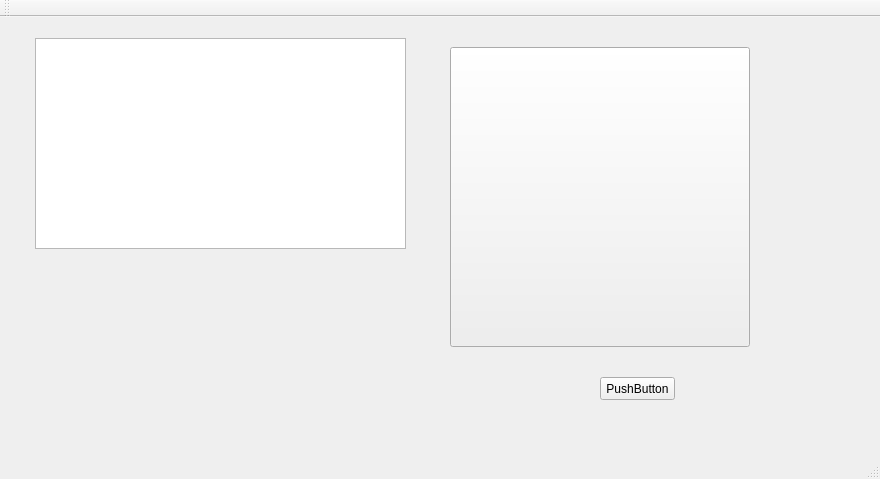
<?xml version="1.0" encoding="UTF-8"?>
<ui version="4.0">
 <class>MainWindow</class>
 <widget class="QMainWindow" name="MainWindow">
  <property name="geometry">
   <rect>
    <x>0</x>
    <y>0</y>
    <width>880</width>
    <height>479</height>
   </rect>
  </property>
  <property name="windowTitle">
   <string>MainWindow</string>
  </property>
  <widget class="QWidget" name="centralWidget">
   <widget class="QTableWidget" name="tableWidget">
    <property name="geometry">
     <rect>
      <x>35</x>
      <y>21</y>
      <width>371</width>
      <height>211</height>
     </rect>
    </property>
   </widget>
   <widget class="QPushButton" name="pushButton">
    <property name="geometry">
     <rect>
      <x>450</x>
      <y>30</y>
      <width>300</width>
      <height>300</height>
     </rect>
    </property>
    <property name="text">
     <string/>
    </property>
   </widget>
   <widget class="QPushButton" name="pushButton_2">
    <property name="geometry">
     <rect>
      <x>600</x>
      <y>360</y>
      <width>75</width>
      <height>23</height>
     </rect>
    </property>
    <property name="text">
     <string>PushButton</string>
    </property>
   </widget>
  </widget>
  <widget class="QMenuBar" name="menuBar">
   <property name="geometry">
    <rect>
     <x>0</x>
     <y>0</y>
     <width>880</width>
     <height>23</height>
    </rect>
   </property>
  </widget>
  <widget class="QToolBar" name="mainToolBar">
   <attribute name="toolBarArea">
    <enum>TopToolBarArea</enum>
   </attribute>
   <attribute name="toolBarBreak">
    <bool>false</bool>
   </attribute>
  </widget>
  <widget class="QStatusBar" name="statusBar"/>
 </widget>
 <layoutdefault spacing="6" margin="11"/>
 <resources/>
 <connections/>
</ui>
